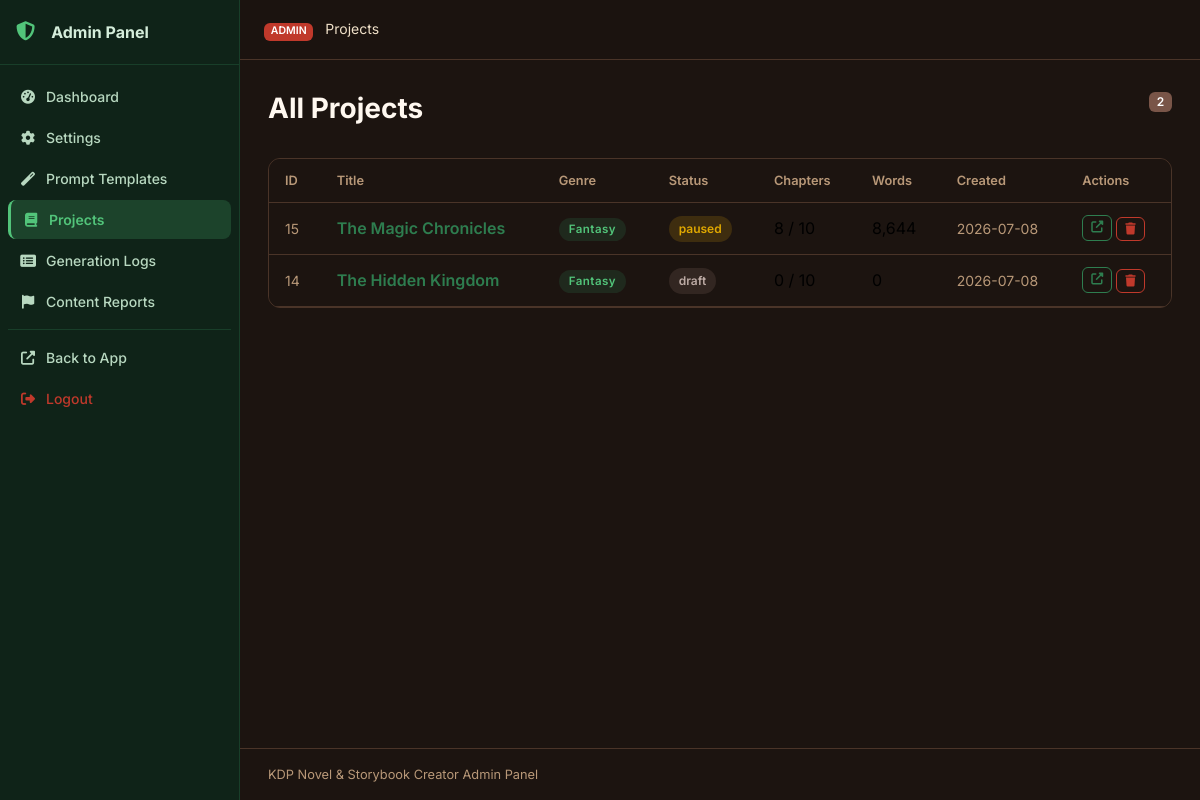
Page /julisunkan/projects (signed in) on the earlier database version.
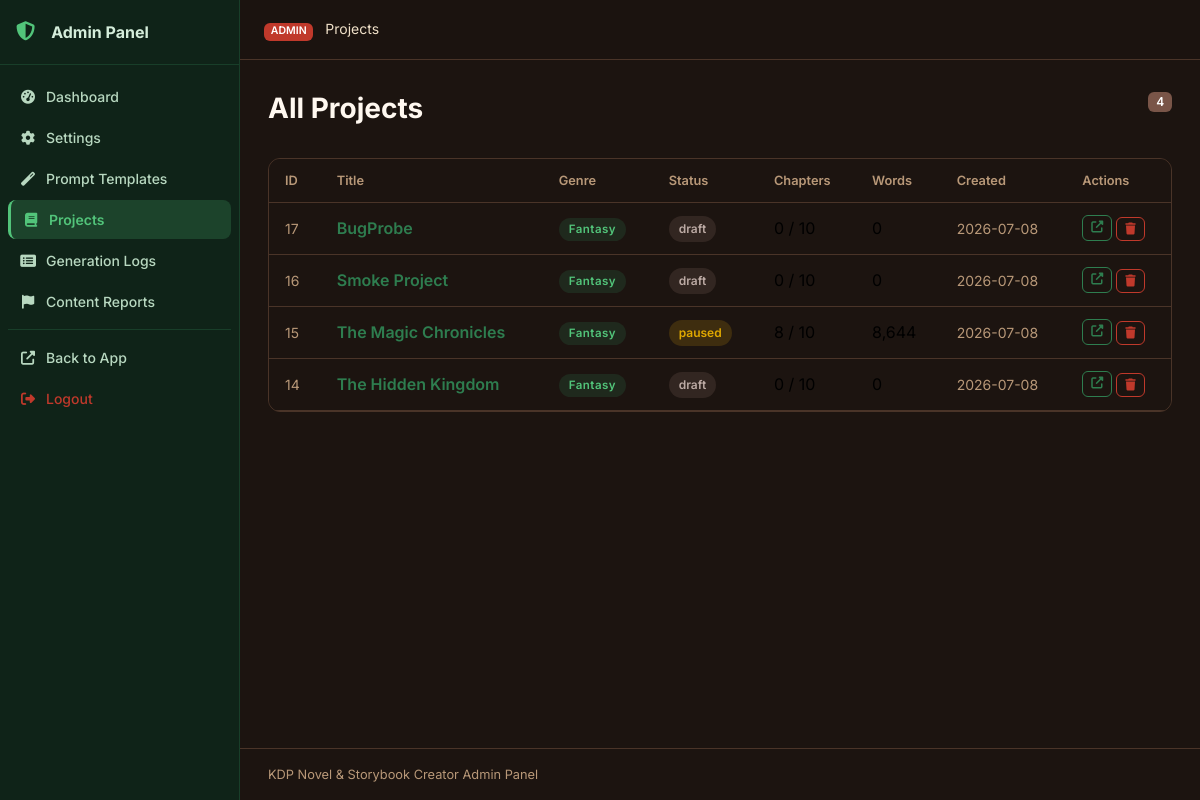
Same page on the later database version.
### tables this page shows
CREATE TABLE projects (
    id INTEGER PRIMARY KEY AUTOINCREMENT,
    title TEXT NOT NULL,
    subtitle TEXT DEFAULT '',
    genre TEXT DEFAULT 'Fantasy',
    audience TEXT DEFAULT 'Adult',
    description TEXT DEFAULT '',
    language TEXT DEFAULT 'English',
    story_type TEXT DEFAULT 'Novel',
    writing_style TEXT DEFAULT 'Descriptive',
    point_of_view TEXT DEFAULT 'Third Person Limited',
    tense TEXT DEFAULT 'Past',
    tone TEXT DEFAULT 'Adventurous',
    num_chapters INTEGER DEFAULT 10,
    words_per_chapter INTEGER DEFAULT 2000,
    creativity_level TEXT DEFAULT 'balanced',
    temperature REAL DEFAULT 0.7,
    top_p REAL DEFAULT 0.9,
    max_tokens INTEGER DEFAULT 4096,
    status TEXT DEFAULT 'draft',
    current_chapter INTEGER DEFAULT 0,
    total_words INTEGER DEFAULT 0,
    cover_prompt TEXT DEFAULT '',
    include_images INTEGER DEFAULT 0,
    images_per_chapter INTEGER DEFAULT 1,
    image_style TEXT DEFAULT 'Realistic',
    created_at TIMESTAMP DEFAULT CURRENT_TIMESTAMP,
    updated_at TIMESTAMP DEFAULT CURRENT_TIMESTAMP
);

### routes/admin.py (the view)
@bp.route('/projects')
@admin_required
def projects():
    db = get_db()
    all_projects = db.execute('SELECT * FROM projects ORDER BY updated_at DESC').fetchall()
    return render_template('admin/projects.html', projects=all_projects)

### database/__init__.py (called while the page is built)
def get_db():
    if 'db' not in g:
        db_path = current_app.config['DATABASE']
        os.makedirs(os.path.dirname(db_path), exist_ok=True)
        g.db = sqlite3.connect(db_path)
        g.db.row_factory = sqlite3.Row
        g.db.execute('PRAGMA foreign_keys = ON')
        g.db.execute('PRAGMA journal_mode = WAL')
    return g.db

### utils/helpers.py (called while the page is built)
def admin_required(f):
    @wraps(f)
    def decorated(*args, **kwargs):
        if not session.get('admin_logged_in'):
            return redirect(url_for('admin.login'))
        return f(*args, **kwargs)
    return decorated

def get_setting(db, key, default=''):
    row = db.execute('SELECT value FROM settings WHERE key = ?', (key,)).fetchone()
    return row['value'] if row else default

### templates/admin/projects.html (shortened to what this page needs)
{% extends "admin/base.html" %}
{% block breadcrumb %}Projects{% endblock %}
{% block admin_content %}
<div class="page-header">
  <h1 class="page-title">All Projects</h1>
  <span class="badge bg-secondary">{{ projects | length }}</span>
</div>
<div class="card data-card">
  <div class="card-body p-0">
    <div class="table-responsive">
      <table class="table table-hover align-middle mb-0">
        <thead>
          <tr>
            <th>ID</th><th>Title</th><th>Genre</th><th>Status</th>
            <th>Chapters</th><th>Words</th><th>Created</th><th>Actions</th>
          </tr>
        </thead>
        <tbody>
          {% for p in projects %}
          <tr>
            <td class="text-muted small">{{ p.id }}</td>
            <td>
              <a href="{{ url_for('projects.project_detail', project_id=p.id) }}" class="fw-600 text-decoration-none">
                {{ p.title[:40] }}
              </a>
            </td>
            <td><span class="genre-badge genre-{{ p.genre | lower | replace(' ', '-') | replace('/', '-') }}">{{ p.genre }}</span></td>
            <td><span class="status-pill status-{{ p.status }}">{{ p.status }}</span></td>
            <td>{{ p.current_chapter }} / {{ p.num_chapters }}</td>
            <td>{{ '{:,}'.format(p.total_words) }}</td>
            <td class="text-muted small">{{ p.created_at[:10] if p.created_at else '—' }}</td>
            <td>
              <div class="d-flex gap-1">
                <a href="{{ url_for('projects.project_detail', project_id=p.id) }}" class="btn btn-xs btn-outline-primary">
                  <i class="fas fa-external-link-alt"></i>
                </a>
                <form method="POST" action="{{ url_for('admin.delete_project', project_id=p.id) }}" style="display:inline" id="del-proj-{{ p.id }}">
                  <button type="button" class="btn btn-xs btn-outline-danger"
                          onclick="showConfirm('Delete this project? This cannot be undone.', function(){ document.getElementById('del-proj-{{ p.id }}').submit(); })">
                    <i class="fas fa-trash"></i>
                  </button>
                </form>
              </div>
            </td>
          </tr>
          {% endfor %}
        </tbody>
      </table>
    </div>
  </div>
</div>
{% endblock %}

Differences in the rows shown:
added projects: id "17", title "BugProbe", genre "Fantasy", status "draft", current_chapter "0", num_chapters "10", total_words "0", created_at "2026-07-08"
added projects: id "16", title "Smoke Project", genre "Fantasy", status "draft", current_chapter "0", num_chapters "10", total_words "0", created_at "2026-07-08"
Other differences:
{{ projects | length }}: "2" → "4"
